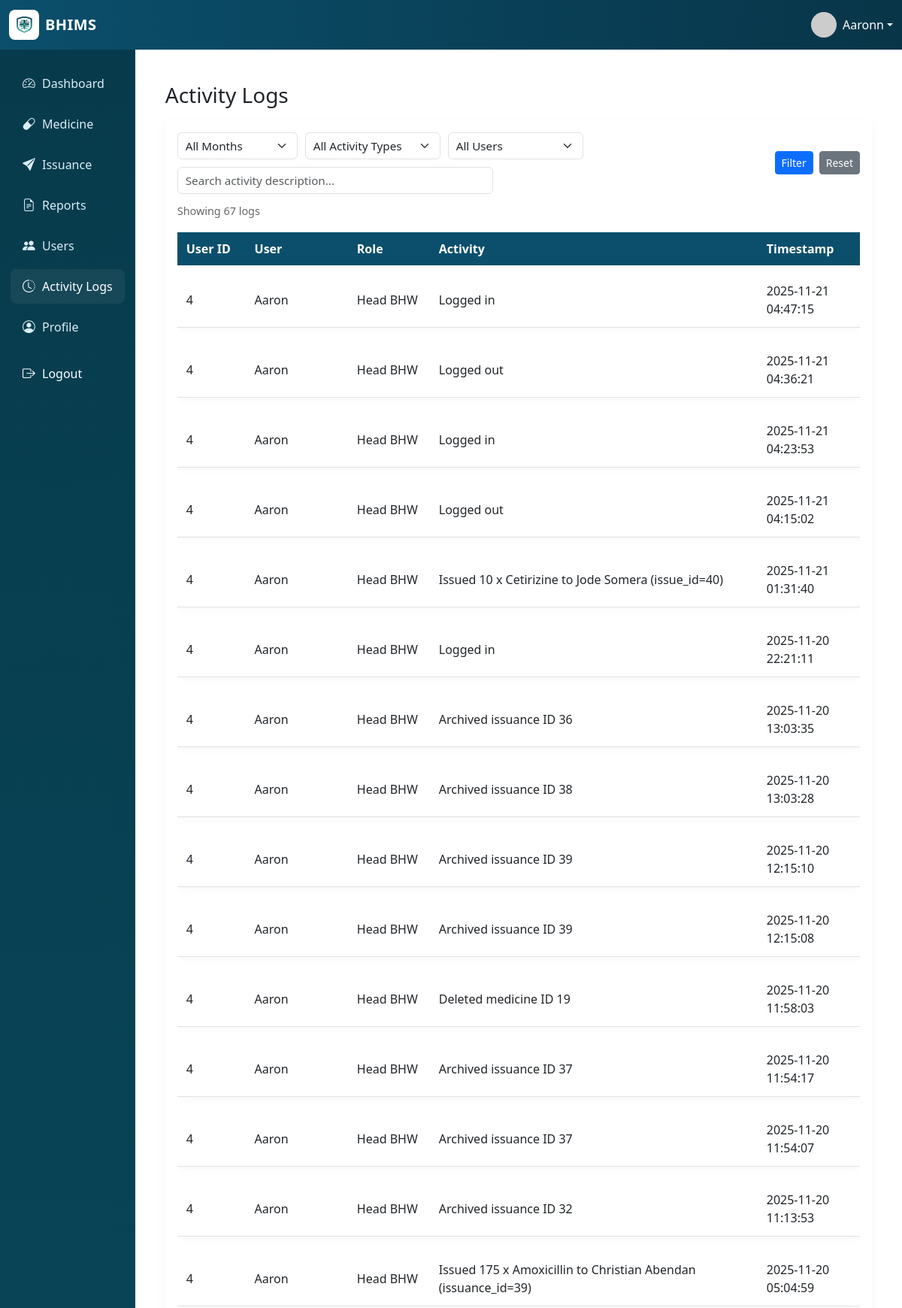
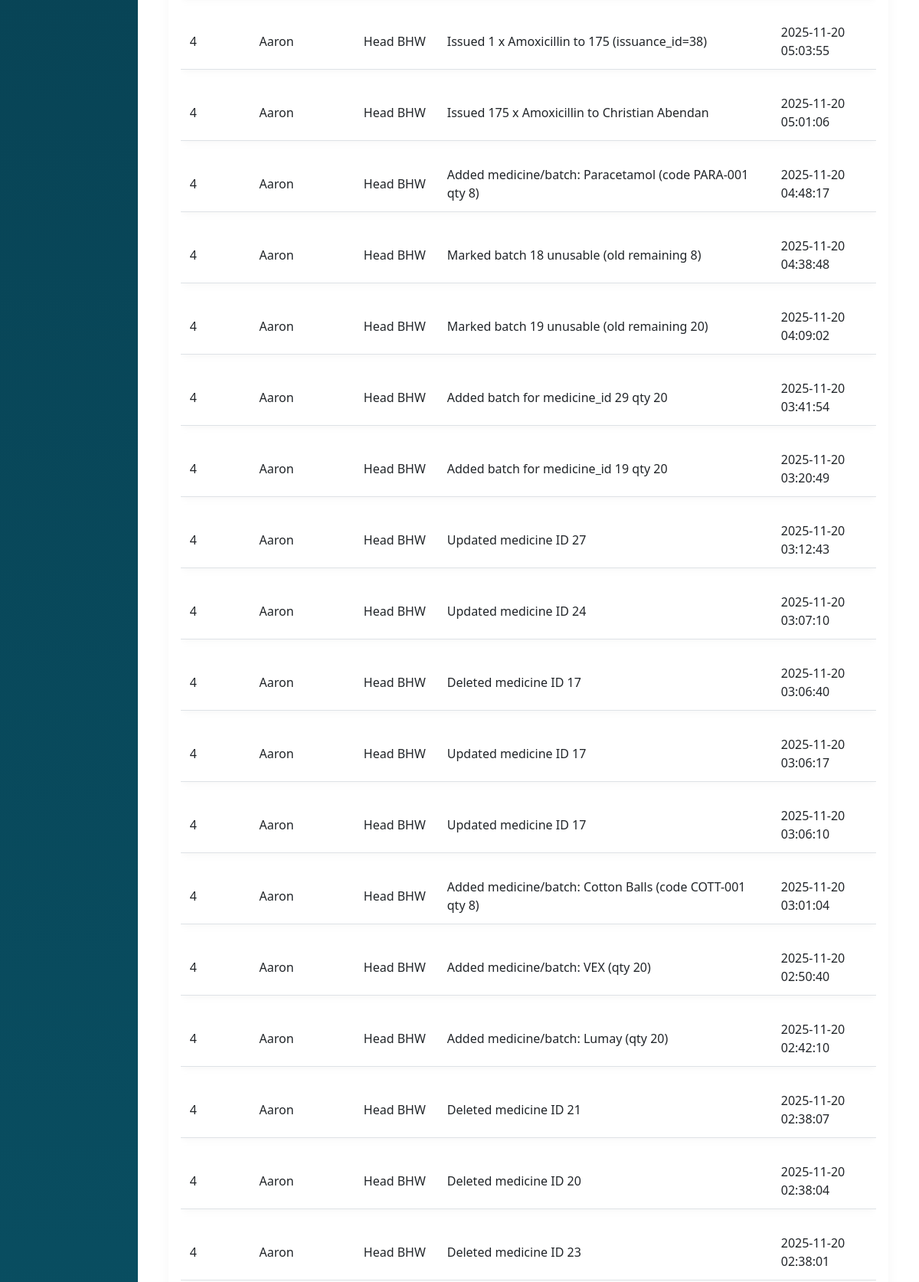
The page /logs.php (signed in, upper part) on the database its author committed (2 pictures, top to bottom).
### tables this page shows
CREATE TABLE `activity_logs` (
  `log_id` int(11) NOT NULL,
  `user_id` int(11) DEFAULT NULL,
  `activity_description` text DEFAULT NULL,
  `timestamp` datetime DEFAULT current_timestamp()
);

CREATE TABLE `users` (
  `user_id` int(11) NOT NULL,
  `name` varchar(255) NOT NULL,
  `username` varchar(100) NOT NULL,
  `password` varchar(255) NOT NULL,
  `role` enum('Head BHW','BHW') NOT NULL DEFAULT 'BHW',
  `status` enum('Active','Inactive') NOT NULL DEFAULT 'Active',
  `date_created` datetime DEFAULT current_timestamp()
);

### logs.php (the view, shortened to what this page needs)
<?php
require_once 'header.php';
require_once 'functions.php';
$role = $_SESSION['role'] ?? 'BHW';
$filter_search = isset($_GET['q']) ? trim($_GET['q']) : '';
$sql = "
    SELECT a.*, u.user_id AS log_user_id, u.username AS log_username, u.role AS log_role
    FROM activity_logs a
    LEFT JOIN users u ON a.user_id = u.user_id
    WHERE 1=1
";
$sql .= " ORDER BY a.timestamp DESC";
$stmt = $mysqli->prepare($sql);
$stmt->execute();
$rows = $stmt->get_result()->fetch_all(MYSQLI_ASSOC);
?>
<!doctype html>
<html>
<head>
  <link href="https://cdn.jsdelivr.net/npm/bootstrap@5.3.0/dist/css/bootstrap.min.css" rel="stylesheet">
</head>
<body>
<div class="container-fluid py-3">
  <h3 class="mb-3">Activity Logs</h3>
  <div class="table-card mb-3 p-3" style="background:#fff;border-radius:8px;box-shadow:0 6px 18px rgba(0,0,0,0.04)">
    <form method="get" class="filters-wrap" aria-label="Activity filters">
      <div class="filters-left">
        <select name="month" class="form-select input-month" aria-label="Filter by month">
            <option value="">All Months</option>
        </select>
        <select name="type" class="form-select input-type" aria-label="Filter by activity type">
            <option value="">All Activity Types</option>
        </select>
        <?php if ($role === 'Head BHW'): ?>
        <select name="user" class="form-select input-user" aria-label="Filter by user">
            <option value="">All Users</option>
        </select>
        <?php endif; ?>
        <input name="q" class="form-control input-search" placeholder="Search activity description..." value="<?php echo htmlspecialchars($filter_search, ENT_QUOTES) ?>" aria-label="Search logs">
      </div>
      <div class="filters-right">
        <button type="submit" class="btn btn-primary btn-sm">Filter</button>
        <a href="activity_logs.php" class="btn btn-secondary btn-sm">Reset</a>
      </div>
    </form>
    <div class="mb-2 muted">
        Showing <?php echo count($rows) ?> log<?php echo count($rows) !== 1 ? 's' : '' ?>
    </div>
    <div class="table-responsive">
      <table class="table table-modern table-hover w-100" role="table" aria-label="Activity logs table">
        <thead class="table-light">
          <tr>
            <th style="width:10%">User ID</th>
            <th style="width:15%">User</th>
            <th style="width:12%">Role</th>
            <th style="width:48%">Activity</th>
            <th style="width:15%">Timestamp</th>
          </tr>
        </thead>
        <tbody>
          <?php if (empty($rows)): ?>
            <tr><td colspan="5">No logs found.</td></tr>
          <?php else: foreach ($rows as $r): ?>
            <tr>
              <td><?php echo htmlspecialchars($r['log_user_id'] ?? 'System', ENT_QUOTES) ?></td>
              <td><?php echo htmlspecialchars($r['log_username'] ?? 'System', ENT_QUOTES) ?></td>
              <td><?php echo htmlspecialchars($r['log_role'] ?? '—', ENT_QUOTES) ?></td>
              <td><?php echo htmlspecialchars($r['activity_description'] ?? '', ENT_QUOTES) ?></td>
              <td><?php echo htmlspecialchars($r['timestamp'] ?? '', ENT_QUOTES) ?></td>
            </tr>
          <?php endforeach; endif; ?>
        </tbody>
      </table>
    </div>
  </div>
</div>
</body>
</html>

### assets/css/style.css (style rules this page uses)
body { font-family: "Inter", system-ui, -apple-system, "Segoe UI", Roboto, "Helvetica Neue", Arial; background: #f3f6f9; color: #263238; }
.table thead th { background: transparent; color: #0b4f6c; font-weight: 700; border-bottom: 2px solid #e9eef3; }
.table tbody tr td { vertical-align: middle; }
.table-card { background: #fff; border-radius: 12px; padding: 14px; box-shadow: 0 6px 18px rgba(15, 23, 42, 0.05); }
.table.table-modern { border-collapse: separate; border-spacing: 0 10px; }
.table-modern thead th { background-color: #0b4f6c !important; color: #ffffff !important; font-weight: 700; border: 0; padding: 10px 12px; }
.table-modern tbody tr { background: #fbfdff; border-radius: 8px; box-shadow: 0 3px 8px rgba(10, 20, 30, 0.03); }
.table-modern tbody tr td { vertical-align: middle; padding: 12px; }
.table-modern tbody tr + tr td { border-top: 10px solid transparent; }

### logs.php (style rules this page uses)
.filters-wrap { display:flex; align-items:center; justify-content:space-between; gap:12px; flex-wrap:wrap; margin-bottom:12px; }
.filters-left { display:flex; align-items:center; gap:10px; flex:1 1 auto; min-width:0; flex-wrap:wrap; }
.filters-left .form-control, .filters-left .form-select { height:36px; padding:6px 10px; font-size:0.95rem; }
.input-month { flex: 0 0 160px; min-width:120px; max-width:220px; }
.input-type { flex: 0 0 180px; min-width:140px; max-width:260px; }
.input-user { flex: 0 0 180px; min-width:140px; max-width:260px; }
.input-search { flex: 1 1 240px; min-width:140px; max-width:420px; }
.filters-right { flex:0 0 auto; display:flex; gap:8px; align-items:center; }
.table-modern th, .table-modern td { vertical-align: middle; padding: 10px; }
.muted { color:#666; font-size:0.9rem; }

### rows shown on the page
activity_logs: user.user_id "4", user.username "Aaron", user.role "Head BHW", activity_description "Logged in", timestamp "2025-11-21 04:47:15"
activity_logs: user.user_id "4", user.username "Aaron", user.role "Head BHW", activity_description "Logged out", timestamp "2025-11-21 04:36:21"
activity_logs: user.user_id "4", user.username "Aaron", user.role "Head BHW", activity_description "Logged in", timestamp "2025-11-21 04:23:53"
activity_logs: user.user_id "4", user.username "Aaron", user.role "Head BHW", activity_description "Logged out", timestamp "2025-11-21 04:15:02"
activity_logs: user.user_id "4", user.username "Aaron", user.role "Head BHW", activity_description "Issued 10 x Cetirizine to Jode Somera (issue_id=40)", timestamp "2025-11-21 01:31:40"
activity_logs: user.user_id "4", user.username "Aaron", user.role "Head BHW", activity_description "Logged in", timestamp "2025-11-20 22:21:11"
activity_logs: user.user_id "4", user.username "Aaron", user.role "Head BHW", activity_description "Archived issuance ID 36", timestamp "2025-11-20 13:03:35"
activity_logs: user.user_id "4", user.username "Aaron", user.role "Head BHW", activity_description "Archived issuance ID 38", timestamp "2025-11-20 13:03:28"
activity_logs: user.user_id "4", user.username "Aaron", user.role "Head BHW", activity_description "Archived issuance ID 39", timestamp "2025-11-20 12:15:10"
activity_logs: user.user_id "4", user.username "Aaron", user.role "Head BHW", activity_description "Archived issuance ID 39", timestamp "2025-11-20 12:15:08"
activity_logs: user.user_id "4", user.username "Aaron", user.role "Head BHW", activity_description "Deleted medicine ID 19", timestamp "2025-11-20 11:58:03"
activity_logs: user.user_id "4", user.username "Aaron", user.role "Head BHW", activity_description "Archived issuance ID 37", timestamp "2025-11-20 11:54:17"
activity_logs: user.user_id "4", user.username "Aaron", user.role "Head BHW", activity_description "Archived issuance ID 37", timestamp "2025-11-20 11:54:07"
activity_logs: user.user_id "4", user.username "Aaron", user.role "Head BHW", activity_description "Archived issuance ID 32", timestamp "2025-11-20 11:13:53"
activity_logs: user.user_id "4", user.username "Aaron", user.role "Head BHW", activity_description "Issued 175 x Amoxicillin to Christian Abendan (issuance_id=39)", timestamp "2025-11-20 05:04:59"
activity_logs: user.user_id "4", user.username "Aaron", user.role "Head BHW", activity_description "Issued 1 x Amoxicillin to 175 (issuance_id=38)", timestamp "2025-11-20 05:03:55"
activity_logs: user.user_id "4", user.username "Aaron", user.role "Head BHW", activity_description "Issued 175 x Amoxicillin to Christian Abendan", timestamp "2025-11-20 05:01:06"
activity_logs: user.user_id "4", user.username "Aaron", user.role "Head BHW", activity_description "Added medicine/batch: Paracetamol (code PARA-001 qty 8)", timestamp "2025-11-20 04:48:17"
activity_logs: user.user_id "4", user.username "Aaron", user.role "Head BHW", activity_description "Marked batch 18 unusable (old remaining 8)", timestamp "2025-11-20 04:38:48"
activity_logs: user.user_id "4", user.username "Aaron", user.role "Head BHW", activity_description "Marked batch 19 unusable (old remaining 20)", timestamp "2025-11-20 04:09:02"
activity_logs: user.user_id "4", user.username "Aaron", user.role "Head BHW", activity_description "Added batch for medicine_id 29 qty 20", timestamp "2025-11-20 03:41:54"
activity_logs: user.user_id "4", user.username "Aaron", user.role "Head BHW", activity_description "Added batch for medicine_id 19 qty 20", timestamp "2025-11-20 03:20:49"
activity_logs: user.user_id "4", user.username "Aaron", user.role "Head BHW", activity_description "Updated medicine ID 27", timestamp "2025-11-20 03:12:43"
activity_logs: user.user_id "4", user.username "Aaron", user.role "Head BHW", activity_description "Updated medicine ID 24", timestamp "2025-11-20 03:07:10"
activity_logs: user.user_id "4", user.username "Aaron", user.role "Head BHW", activity_description "Deleted medicine ID 17", timestamp "2025-11-20 03:06:40"
activity_logs: user.user_id "4", user.username "Aaron", user.role "Head BHW", activity_description "Updated medicine ID 17", timestamp "2025-11-20 03:06:17"
activity_logs: user.user_id "4", user.username "Aaron", user.role "Head BHW", activity_description "Updated medicine ID 17", timestamp "2025-11-20 03:06:10"
activity_logs: user.user_id "4", user.username "Aaron", user.role "Head BHW", activity_description "Added medicine/batch: Cotton Balls (code COTT-001 qty 8)", timestamp "2025-11-20 03:01:04"
activity_logs: user.user_id "4", user.username "Aaron", user.role "Head BHW", activity_description "Added medicine/batch: VEX (qty 20)", timestamp "2025-11-20 02:50:40"
activity_logs: user.user_id "4", user.username "Aaron", user.role "Head BHW", activity_description "Added medicine/batch: Lumay (qty 20)", timestamp "2025-11-20 02:42:10"
activity_logs: user.user_id "4", user.username "Aaron", user.role "Head BHW", activity_description "Deleted medicine ID 21", timestamp "2025-11-20 02:38:07"
activity_logs: user.user_id "4", user.username "Aaron", user.role "Head BHW", activity_description "Deleted medicine ID 20", timestamp "2025-11-20 02:38:04"
activity_logs: user.user_id "4", user.username "Aaron", user.role "Head BHW", activity_description "Deleted medicine ID 23", timestamp "2025-11-20 02:38:01"

### other values the page prints
$current_user_name "Aaronn"
count($rows) "67"
